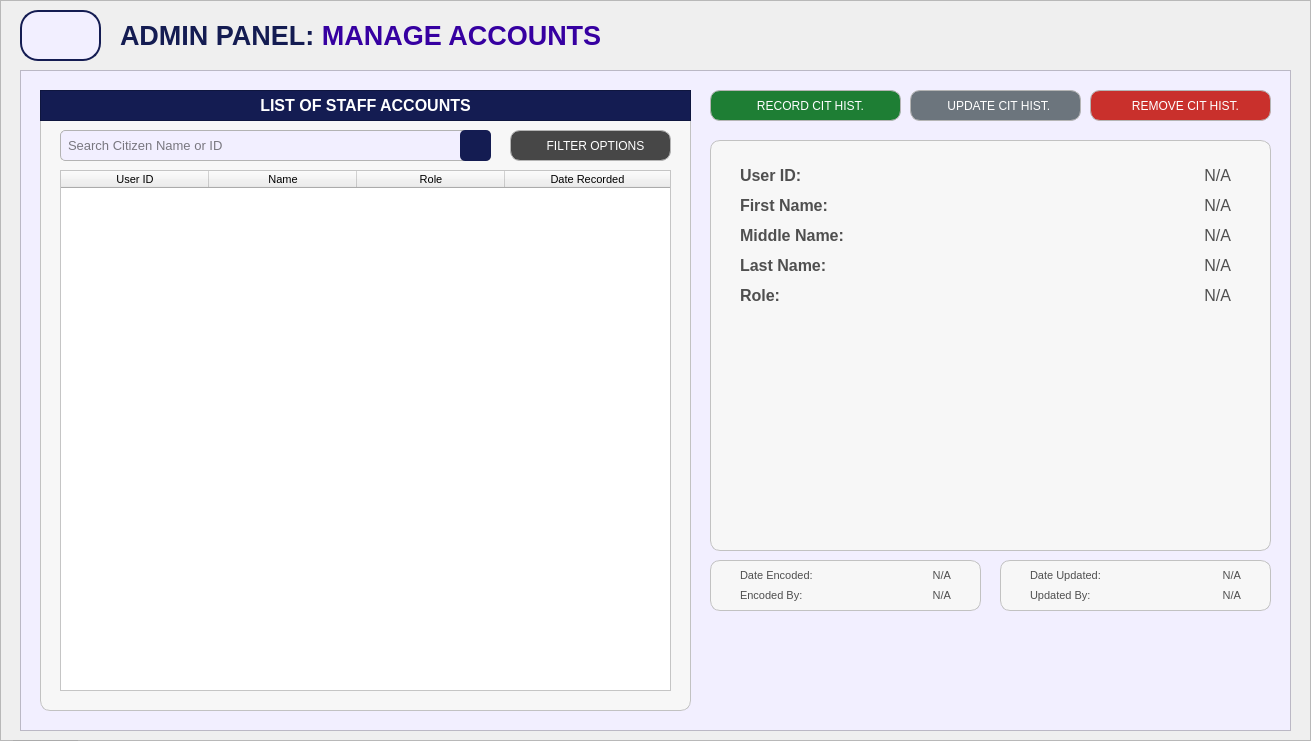
  <widget class="QFrame" name="baseBodyFrame">
   <property name="geometry">
    <rect>
     <x>20</x>
     <y>60</y>
     <width>1311</width>
     <height>741</height>
    </rect>
   </property>
   <property name="styleSheet">
    <string notr="true">#baseBodyFrame {
	background-color: #e7e2ff;
	border: none;
	border-radius: 10px;
}</string>
   </property>
   <property name="frameShape">
    <enum>QFrame::Shape::StyledPanel</enum>
   </property>
   <property name="frameShadow">
    <enum>QFrame::Shadow::Raised</enum>
   </property>
   <widget class="QPushButton" name="logout_buttonLogout_3">
    <property name="geometry">
     <rect>
      <x>10</x>
      <y>740</y>
      <width>71</width>
      <height>31</height>
     </rect>
    </property>
    <property name="font">
     <font>
      <family>Arial</family>
      <pointsize>8</pointsize>
      <bold>true</bold>
     </font>
    </property>
    <property name="cursor">
     <cursorShape>PointingHandCursor</cursorShape>
    </property>
    <property name="styleSheet">
     <string notr="true">#logout_buttonLogout {
    background-color: #bc1c1c;
    color: white;
    border-radius: 5px;
    padding: 10px; /* Optional: Adjusts spacing inside the button */
}
#logout_buttonLogout:hover {
    background-color: #d82020; /* Slightly lighter blue when hovered */
}
#logout_buttonLogout:pressed {
    background-color: #8c1515; /* Darker blue when clicked */
}</string>
    </property>
    <property name="text">
     <string>LOGOUT</string>
    </property>
   </widget>
   <widget class="QLabel" name="title_bodyStatistics">
    <property name="geometry">
     <rect>
      <x>120</x>
      <y>20</y>
      <width>641</width>
      <height>31</height>
     </rect>
    </property>
    <property name="font">
     <font>
      <family>Arial</family>
      <pointsize>20</pointsize>
      <bold>true</bold>
     </font>
    </property>
    <property name="styleSheet">
     <string notr="true">#title_bodyStatistics {
	background-color: transparent;
	color: #141c52;
}
</string>
    </property>
    <property name="text">
     <string>&lt;html&gt;&lt;head/&gt;&lt;body&gt;&lt;p&gt;ADMIN PANEL: &lt;span style=&quot; color:#3600a1;&quot;&gt;MANAGE ACCOUNTS&lt;/span&gt;&lt;/p&gt;&lt;/body&gt;&lt;/html&gt;</string>
    </property>
   </widget>
   <widget class="QFrame" name="statistics_frameBody">
    <property name="geometry">
     <rect>
      <x>20</x>
      <y>70</y>
      <width>1271</width>
      <height>661</height>
     </rect>
    </property>
    <property name="font">
     <font>
      <bold>true</bold>
     </font>
    </property>
    <property name="styleSheet">
     <string notr="true">#statistics_frameBody{
	background-color: #f2efff;
}</string>
    </property>
    <property name="frameShape">
     <enum>QFrame::Shape::StyledPanel</enum>
    </property>
    <property name="frameShadow">
     <enum>QFrame::Shadow::Raised</enum>
    </property>
    <widget class="QFrame" name="basePopUpBodyFrame">
     <property name="geometry">
      <rect>
       <x>20</x>
       <y>20</y>
       <width>651</width>
       <height>621</height>
      </rect>
     </property>
     <property name="styleSheet">
      <string notr="true">#basePopUpBodyFrame {
	background-color: rgb(247, 247, 247);
	border: 1px solid rgb(194, 194, 194);
	border-radius: 10px;
}</string>
     </property>
     <property name="frameShape">
      <enum>QFrame::Shape::StyledPanel</enum>
     </property>
     <property name="frameShadow">
      <enum>QFrame::Shadow::Raised</enum>
     </property>
     <widget class="QFrame" name="basePopUpTitleFrame_3">
      <property name="geometry">
       <rect>
        <x>0</x>
        <y>0</y>
        <width>651</width>
        <height>31</height>
       </rect>
      </property>
      <property name="styleSheet">
       <string notr="true">#basePopUpTitleFrame_3 {
	background-color: #141c52;
}</string>
      </property>
      <property name="frameShape">
       <enum>QFrame::Shape::StyledPanel</enum>
      </property>
      <property name="frameShadow">
       <enum>QFrame::Shadow::Raised</enum>
      </property>
      <widget class="QLabel" name="label_title_3">
       <property name="geometry">
        <rect>
         <x>0</x>
         <y>0</y>
         <width>651</width>
         <height>31</height>
        </rect>
       </property>
       <property name="font">
        <font>
         <family>Arial</family>
         <pointsize>12</pointsize>
         <bold>true</bold>
        </font>
       </property>
       <property name="styleSheet">
        <string notr="true">#label_title_3{
	background-color:transparent;
	color: rgb(255, 255, 255);
}</string>
       </property>
       <property name="text">
        <string>LIST OF STAFF ACCOUNTS</string>
       </property>
       <property name="alignment">
        <set>Qt::AlignmentFlag::AlignCenter</set>
       </property>
      </widget>
     </widget>
     <widget class="QLineEdit" name="adminpanel_empID_fieldSearch">
      <property name="geometry">
       <rect>
        <x>20</x>
        <y>40</y>
        <width>431</width>
        <height>31</height>
       </rect>
      </property>
      <property name="font">
       <font>
        <family>Arial</family>
        <pointsize>10</pointsize>
       </font>
      </property>
      <property name="styleSheet">
       <string notr="true">#adminpanel_empID_fieldSearch{
    border: 1px solid #b3b3b3;  /* Black border */
    border-radius: 5px;        /* Rounded corners */
    padding: 5px;               /* Inner spacing */
    background-color: #f2efff;  /* Gray background */
    color: #000000; 
}
</string>
      </property>
      <property name="text">
       <string/>
      </property>
      <property name="placeholderText">
       <string>Search Citizen Name or ID</string>
      </property>
     </widget>
     <widget class="QPushButton" name="buttonSearch">
      <property name="geometry">
       <rect>
        <x>420</x>
        <y>40</y>
        <width>31</width>
        <height>31</height>
       </rect>
      </property>
      <property name="font">
       <font>
        <family>Arial</family>
        <pointsize>9</pointsize>
       </font>
      </property>
      <property name="cursor">
       <cursorShape>PointingHandCursor</cursorShape>
      </property>
      <property name="focusPolicy">
       <enum>Qt::FocusPolicy::NoFocus</enum>
      </property>
      <property name="styleSheet">
       <string notr="true">#buttonSearch {
    background-color:  #141c52;
    color: white;
    border-radius: 5px;
    padding: 10px; /* Optional: Adjusts spacing inside the button */
}
#buttonSearch:hover {
    background-color: #1a237e; /* Slightly lighter blue when hovered */
}
#buttonSearch:pressed {
    background-color: #0f1442; /* Darker blue when clicked */
}</string>
      </property>
      <property name="text">
       <string/>
      </property>
      <property name="icon">
       <iconset>
        <normaloff>../../../../../Desktop/CTU 2nd Year - 2nd Semester Files/PC 225L - INFORMATION MANAGEMENT LABORATORY/PROFILING_SYSTEM/Profiling-System/Assets/FuncIcons/icon_search_w.svg</normaloff>../../../../../Desktop/CTU 2nd Year - 2nd Semester Files/PC 225L - INFORMATION MANAGEMENT LABORATORY/PROFILING_SYSTEM/Profiling-System/Assets/FuncIcons/icon_search_w.svg</iconset>
      </property>
      <property name="iconSize">
       <size>
        <width>20</width>
        <height>20</height>
       </size>
      </property>
     </widget>
     <widget class="QTableWidget" name="adminpanel_tableView_List_StaffAccounts">
      <property name="geometry">
       <rect>
        <x>20</x>
        <y>80</y>
        <width>611</width>
        <height>521</height>
       </rect>
      </property>
      <property name="font">
       <font>
        <family>Arial</family>
        <pointsize>8</pointsize>
       </font>
      </property>
      <property name="focusPolicy">
       <enum>Qt::FocusPolicy::NoFocus</enum>
      </property>
      <property name="styleSheet">
       <string notr="true">#adminpanel_tableView_List_StaffAccounts {
	background-color: white;
	color: #black;
}
</string>
      </property>
      <property name="editTriggers">
       <set>QAbstractItemView::EditTrigger::NoEditTriggers</set>
      </property>
      <attribute name="horizontalHeaderVisible">
       <bool>true</bool>
      </attribute>
      <attribute name="horizontalHeaderCascadingSectionResizes">
       <bool>false</bool>
      </attribute>
      <attribute name="horizontalHeaderDefaultSectionSize">
       <number>148</number>
      </attribute>
      <attribute name="horizontalHeaderShowSortIndicator" stdset="0">
       <bool>false</bool>
      </attribute>
      <attribute name="horizontalHeaderStretchLastSection">
       <bool>true</bool>
      </attribute>
      <attribute name="verticalHeaderVisible">
       <bool>false</bool>
      </attribute>
      <attribute name="verticalHeaderCascadingSectionResizes">
       <bool>false</bool>
      </attribute>
      <column>
       <property name="text">
        <string>User ID</string>
       </property>
       <property name="font">
        <font>
         <family>Arial</family>
         <pointsize>8</pointsize>
        </font>
       </property>
       <property name="background">
        <color>
         <red>59</red>
         <green>57</green>
         <blue>100</blue>
        </color>
       </property>
      </column>
      <column>
       <property name="text">
        <string>Name</string>
       </property>
       <property name="font">
        <font>
         <family>Arial</family>
         <pointsize>8</pointsize>
        </font>
       </property>
       <property name="background">
        <color>
         <red>59</red>
         <green>57</green>
         <blue>100</blue>
        </color>
       </property>
      </column>
      <column>
       <property name="text">
        <string>Role</string>
       </property>
       <property name="font">
        <font>
         <family>Arial</family>
         <pointsize>8</pointsize>
        </font>
       </property>
       <property name="background">
        <color>
         <red>59</red>
         <green>57</green>
         <blue>100</blue>
        </color>
       </property>
      </column>
      <column>
       <property name="text">
        <string>Date Recorded</string>
       </property>
       <property name="font">
        <font>
         <family>Arial</family>
         <pointsize>8</pointsize>
        </font>
       </property>
       <property name="background">
        <color>
         <red>59</red>
         <green>57</green>
         <blue>100</blue>
        </color>
       </property>
      </column>
     </widget>
     <widget class="QPushButton" name="manag_account_buttonFilter">
      <property name="geometry">
       <rect>
        <x>470</x>
        <y>40</y>
        <width>161</width>
        <height>31</height>
       </rect>
      </property>
      <property name="font">
       <font>
        <family>Arial</family>
        <pointsize>9</pointsize>
       </font>
      </property>
      <property name="cursor">
       <cursorShape>PointingHandCursor</cursorShape>
      </property>
      <property name="focusPolicy">
       <enum>Qt::FocusPolicy::NoFocus</enum>
      </property>
      <property name="styleSheet">
       <string notr="true">#manag_account_buttonFilter {
    background-color:  #474747;
    color: white;
    border: 1px solid #b5b5b5;
    border-radius: 10px;
    padding: 10px; 
}

#manag_account_buttonFilter:hover {
    background-color: #636363;
    color: white; 
}

#manag_account_buttonFilter:pressed {
    background-color: #bfbfbf;
    color: white; 
}
</string>
      </property>
      <property name="text">
       <string>   FILTER OPTIONS</string>
      </property>
      <property name="icon">
       <iconset>
        <normaloff>../../../Assets/FuncIcons/icon_filter.svg</normaloff>../../../Assets/FuncIcons/icon_filter.svg</iconset>
      </property>
      <property name="iconSize">
       <size>
        <width>18</width>
        <height>18</height>
       </size>
      </property>
     </widget>
    </widget>
    <widget class="QPushButton" name="histrec_citizenhistory_button_remove">
     <property name="geometry">
      <rect>
       <x>1070</x>
       <y>20</y>
       <width>181</width>
       <height>31</height>
      </rect>
     </property>
     <property name="font">
      <font>
       <family>Arial</family>
       <pointsize>9</pointsize>
      </font>
     </property>
     <property name="cursor">
      <cursorShape>PointingHandCursor</cursorShape>
     </property>
     <property name="focusPolicy">
      <enum>Qt::FocusPolicy::NoFocus</enum>
     </property>
     <property name="styleSheet">
      <string notr="true">#histrec_citizenhistory_button_remove {
    background-color: #c9302c; /* Default red */
    color: white;
    border: 1px solid #b5b5b5; /* Light gray border */
    border-radius: 10px;
    padding: 10px; 
}

#histrec_citizenhistory_button_remove:hover {
    background-color: #d9534f; /* Brighter red when hovered */
    color: white; 
}

#histrec_citizenhistory_button_remove:pressed {
    background-color: #a52a2a; /* Darker red when pressed */
    color: white; 
}</string>
     </property>
     <property name="text">
      <string>   REMOVE CIT HIST.</string>
     </property>
     <property name="icon">
      <iconset>
       <normaloff>../../../Assets/FuncIcons/icon_del.svg</normaloff>../../../Assets/FuncIcons/icon_del.svg</iconset>
     </property>
     <property name="iconSize">
      <size>
       <width>20</width>
       <height>20</height>
      </size>
     </property>
    </widget>
    <widget class="QPushButton" name="histrec_citizenhistory_button_record">
     <property name="geometry">
      <rect>
       <x>690</x>
       <y>20</y>
       <width>191</width>
       <height>31</height>
      </rect>
     </property>
     <property name="font">
      <font>
       <family>Arial</family>
       <pointsize>9</pointsize>
      </font>
     </property>
     <property name="cursor">
      <cursorShape>PointingHandCursor</cursorShape>
     </property>
     <property name="focusPolicy">
      <enum>Qt::FocusPolicy::NoFocus</enum>
     </property>
     <property name="styleSheet">
      <string notr="true">#histrec_citizenhistory_button_record {
    background-color:  #1e7e34; /* Default green */
    color: white;
    border: 1px solid #b5b5b5;
    border-radius: 10px;
    padding: 10px; 
}

#histrec_citizenhistory_button_record:hover {
    background-color: #28a745; /* Brighter green when hovered */
    color: white; 
}

#histrec_citizenhistory_button_record:pressed {
    background-color:  #34c759; /* Darker green when pressed */
    color: white; 
}
</string>
     </property>
     <property name="text">
      <string>   RECORD CIT HIST.</string>
     </property>
     <property name="icon">
      <iconset>
       <normaloff>../../../Assets/FuncIcons/icon_add.svg</normaloff>../../../Assets/FuncIcons/icon_add.svg</iconset>
     </property>
     <property name="iconSize">
      <size>
       <width>20</width>
       <height>20</height>
      </size>
     </property>
    </widget>
    <widget class="QPushButton" name="histrec_citizenhistory_button_update">
     <property name="geometry">
      <rect>
       <x>890</x>
       <y>20</y>
       <width>171</width>
       <height>31</height>
      </rect>
     </property>
     <property name="font">
      <font>
       <family>Arial</family>
       <pointsize>9</pointsize>
      </font>
     </property>
     <property name="cursor">
      <cursorShape>PointingHandCursor</cursorShape>
     </property>
     <property name="focusPolicy">
      <enum>Qt::FocusPolicy::NoFocus</enum>
     </property>
     <property name="styleSheet">
      <string notr="true">#histrec_citizenhistory_button_update {
    background-color: #6c757d; /* Default gray */
    color: white;
    border: 1px solid #b5b5b5; /* Light gray border */
    border-radius: 10px;
    padding: 10px; 
}

#histrec_citizenhistory_button_update:hover {
    background-color: #838b94; /* Brighter gray when hovered */
    color: white; 
}

#histrec_citizenhistory_button_update:pressed {
    background-color: #5a6268; /* Darker gray when pressed */
    color: white; 
}
</string>
     </property>
     <property name="text">
      <string>  UPDATE CIT HIST.</string>
     </property>
     <property name="icon">
      <iconset>
       <normaloff>../../../Assets/FuncIcons/icon_edit.svg</normaloff>../../../Assets/FuncIcons/icon_edit.svg</iconset>
     </property>
     <property name="iconSize">
      <size>
       <width>20</width>
       <height>20</height>
      </size>
     </property>
    </widget>
    <widget class="QFrame" name="basePopUpBodyFrame_3">
     <property name="geometry">
      <rect>
       <x>690</x>
       <y>70</y>
       <width>561</width>
       <height>411</height>
      </rect>
     </property>
     <property name="styleSheet">
      <string notr="true">#basePopUpBodyFrame_3 {
	background-color: rgb(247, 247, 247);
	border: 1px solid rgb(194, 194, 194);
	border-radius: 10px;
}</string>
     </property>
     <property name="frameShape">
      <enum>QFrame::Shape::StyledPanel</enum>
     </property>
     <property name="frameShadow">
      <enum>QFrame::Shadow::Raised</enum>
     </property>
     <widget class="QLabel" name="ap_label_user_fname">
      <property name="geometry">
       <rect>
        <x>30</x>
        <y>50</y>
        <width>151</width>
        <height>31</height>
       </rect>
      </property>
      <property name="font">
       <font>
        <family>Arial</family>
        <pointsize>12</pointsize>
        <bold>true</bold>
       </font>
      </property>
      <property name="styleSheet">
       <string notr="true">#ap_label_user_fname{
	background-color:transparent;
	color:#4f4f4f;
}</string>
      </property>
      <property name="text">
       <string>First Name:</string>
      </property>
      <property name="alignment">
       <set>Qt::AlignmentFlag::AlignLeading|Qt::AlignmentFlag::AlignLeft|Qt::AlignmentFlag::AlignVCenter</set>
      </property>
     </widget>
     <widget class="QLabel" name="ap_display_user_fname">
      <property name="geometry">
       <rect>
        <x>190</x>
        <y>50</y>
        <width>331</width>
        <height>31</height>
       </rect>
      </property>
      <property name="font">
       <font>
        <family>Arial</family>
        <pointsize>12</pointsize>
       </font>
      </property>
      <property name="styleSheet">
       <string notr="true">#ap_display_user_fname{
	background-color:transparent;
	color:#4f4f4f;
}</string>
      </property>
      <property name="text">
       <string>N/A</string>
      </property>
      <property name="alignment">
       <set>Qt::AlignmentFlag::AlignRight|Qt::AlignmentFlag::AlignTrailing|Qt::AlignmentFlag::AlignVCenter</set>
      </property>
     </widget>
     <widget class="QLabel" name="ap_label_user_role">
      <property name="geometry">
       <rect>
        <x>30</x>
        <y>140</y>
        <width>151</width>
        <height>31</height>
       </rect>
      </property>
      <property name="font">
       <font>
        <family>Arial</family>
        <pointsize>12</pointsize>
        <bold>true</bold>
       </font>
      </property>
      <property name="styleSheet">
       <string notr="true">#ap_label_user_role{
	background-color:transparent;
	color:#4f4f4f;
}</string>
      </property>
      <property name="text">
       <string>Role:</string>
      </property>
      <property name="alignment">
       <set>Qt::AlignmentFlag::AlignLeading|Qt::AlignmentFlag::AlignLeft|Qt::AlignmentFlag::AlignVCenter</set>
      </property>
     </widget>
     <widget class="QLabel" name="ap_display_user_role">
      <property name="geometry">
       <rect>
        <x>190</x>
        <y>140</y>
        <width>331</width>
        <height>31</height>
       </rect>
      </property>
      <property name="font">
       <font>
        <family>Arial</family>
        <pointsize>12</pointsize>
       </font>
      </property>
      <property name="styleSheet">
       <string notr="true">#ap_display_user_role{
	background-color:transparent;
	color:#4f4f4f;
}</string>
      </property>
      <property name="text">
       <string>N/A</string>
      </property>
      <property name="alignment">
       <set>Qt::AlignmentFlag::AlignRight|Qt::AlignmentFlag::AlignTrailing|Qt::AlignmentFlag::AlignVCenter</set>
      </property>
     </widget>
     <widget class="QLabel" name="ap_label_user_id">
      <property name="geometry">
       <rect>
        <x>30</x>
        <y>20</y>
        <width>151</width>
        <height>31</height>
       </rect>
      </property>
      <property name="font">
       <font>
        <family>Arial</family>
        <pointsize>12</pointsize>
        <bold>true</bold>
       </font>
      </property>
      <property name="styleSheet">
       <string notr="true">#ap_label_user_id{
	background-color:transparent;
	color:#4f4f4f;
}</string>
      </property>
      <property name="text">
       <string>User ID:</string>
      </property>
      <property name="alignment">
       <set>Qt::AlignmentFlag::AlignLeading|Qt::AlignmentFlag::AlignLeft|Qt::AlignmentFlag::AlignVCenter</set>
      </property>
     </widget>
     <widget class="QLabel" name="ap_display_user_id">
      <property name="geometry">
       <rect>
        <x>190</x>
        <y>20</y>
        <width>331</width>
        <height>31</height>
       </rect>
      </property>
      <property name="font">
       <font>
        <family>Arial</family>
        <pointsize>12</pointsize>
       </font>
      </property>
      <property name="styleSheet">
       <string notr="true">#ap_display_user_id{
	background-color:transparent;
	color:#4f4f4f;
}</string>
      </property>
      <property name="text">
       <string>N/A</string>
      </property>
      <property name="alignment">
       <set>Qt::AlignmentFlag::AlignRight|Qt::AlignmentFlag::AlignTrailing|Qt::AlignmentFlag::AlignVCenter</set>
      </property>
     </widget>
     <widget class="QLabel" name="ap_label_user_mname">
      <property name="geometry">
       <rect>
        <x>30</x>
        <y>80</y>
        <width>151</width>
        <height>31</height>
       </rect>
      </property>
      <property name="font">
       <font>
        <family>Arial</family>
        <pointsize>12</pointsize>
        <bold>true</bold>
       </font>
      </property>
      <property name="styleSheet">
       <string notr="true">#ap_label_user_mname{
	background-color:transparent;
	color:#4f4f4f;
}</string>
      </property>
      <property name="text">
       <string>Middle Name:</string>
      </property>
      <property name="alignment">
       <set>Qt::AlignmentFlag::AlignLeading|Qt::AlignmentFlag::AlignLeft|Qt::AlignmentFlag::AlignVCenter</set>
      </property>
     </widget>
     <widget class="QLabel" name="ap_display_user_mname">
      <property name="geometry">
       <rect>
        <x>190</x>
        <y>80</y>
        <width>331</width>
        <height>31</height>
       </rect>
      </property>
      <property name="font">
       <font>
        <family>Arial</family>
        <pointsize>12</pointsize>
       </font>
      </property>
      <property name="styleSheet">
       <string notr="true">#ap_display_user_mname{
	background-color:transparent;
	color:#4f4f4f;
}</string>
      </property>
      <property name="text">
       <string>N/A</string>
      </property>
      <property name="alignment">
       <set>Qt::AlignmentFlag::AlignRight|Qt::AlignmentFlag::AlignTrailing|Qt::AlignmentFlag::AlignVCenter</set>
      </property>
     </widget>
     <widget class="QLabel" name="ap_label_user_lname">
      <property name="geometry">
       <rect>
        <x>30</x>
        <y>110</y>
        <width>151</width>
        <height>31</height>
       </rect>
      </property>
      <property name="font">
       <font>
        <family>Arial</family>
        <pointsize>12</pointsize>
        <bold>true</bold>
       </font>
      </property>
      <property name="styleSheet">
       <string notr="true">#ap_label_user_lname{
	background-color:transparent;
	color:#4f4f4f;
}</string>
      </property>
      <property name="text">
       <string>Last Name:</string>
      </property>
      <property name="alignment">
       <set>Qt::AlignmentFlag::AlignLeading|Qt::AlignmentFlag::AlignLeft|Qt::AlignmentFlag::AlignVCenter</set>
      </property>
     </widget>
     <widget class="QLabel" name="ap_display_user_lname">
      <property name="geometry">
       <rect>
        <x>190</x>
        <y>110</y>
        <width>331</width>
        <height>31</height>
       </rect>
      </property>
      <property name="font">
       <font>
        <family>Arial</family>
        <pointsize>12</pointsize>
       </font>
      </property>
      <property name="styleSheet">
       <string notr="true">#ap_display_user_lname{
	background-color:transparent;
	color:#4f4f4f;
}</string>
      </property>
      <property name="text">
       <string>N/A</string>
      </property>
      <property name="alignment">
       <set>Qt::AlignmentFlag::AlignRight|Qt::AlignmentFlag::AlignTrailing|Qt::AlignmentFlag::AlignVCenter</set>
      </property>
     </widget>
    </widget>
    <widget class="QFrame" name="basePopUpBodyFrame_5">
     <property name="geometry">
      <rect>
       <x>980</x>
       <y>490</y>
       <width>271</width>
       <height>51</height>
      </rect>
     </property>
     <property name="styleSheet">
      <string notr="true">#basePopUpBodyFrame_5 {
	background-color: rgb(247, 247, 247);
	border: 1px solid rgb(194, 194, 194);
	border-radius: 10px;
}</string>
     </property>
     <property name="frameShape">
      <enum>QFrame::Shape::StyledPanel</enum>
     </property>
     <property name="frameShadow">
      <enum>QFrame::Shadow::Raised</enum>
     </property>
     <widget class="QLabel" name="label_DateUpdated">
      <property name="geometry">
       <rect>
        <x>30</x>
        <y>0</y>
        <width>81</width>
        <height>31</height>
       </rect>
      </property>
      <property name="font">
       <font>
        <family>Arial</family>
        <pointsize>8</pointsize>
       </font>
      </property>
      <property name="styleSheet">
       <string notr="true">#label_DateUpdated{
	background-color:transparent;
	color:#4f4f4f;
}</string>
      </property>
      <property name="text">
       <string>Date Updated:</string>
      </property>
      <property name="alignment">
       <set>Qt::AlignmentFlag::AlignLeading|Qt::AlignmentFlag::AlignLeft|Qt::AlignmentFlag::AlignVCenter</set>
      </property>
     </widget>
     <widget class="QLabel" name="display_DateUpdated">
      <property name="geometry">
       <rect>
        <x>130</x>
        <y>0</y>
        <width>111</width>
        <height>31</height>
       </rect>
      </property>
      <property name="font">
       <font>
        <family>Arial</family>
        <pointsize>8</pointsize>
       </font>
      </property>
      <property name="styleSheet">
       <string notr="true">#display_DateUpdated{
	background-color:transparent;
	color:#4f4f4f;
}</string>
      </property>
      <property name="text">
       <string>N/A</string>
      </property>
      <property name="alignment">
       <set>Qt::AlignmentFlag::AlignRight|Qt::AlignmentFlag::AlignTrailing|Qt::AlignmentFlag::AlignVCenter</set>
      </property>
     </widget>
     <widget class="QLabel" name="display_UpdatedBy">
      <property name="geometry">
       <rect>
        <x>130</x>
        <y>20</y>
        <width>111</width>
        <height>31</height>
       </rect>
      </property>
      <property name="font">
       <font>
        <family>Arial</family>
        <pointsize>8</pointsize>
       </font>
      </property>
      <property name="styleSheet">
       <string notr="true">#display_UpdatedBy{
	background-color:transparent;
	color:#4f4f4f;
}</string>
      </property>
      <property name="text">
       <string>N/A</string>
      </property>
      <property name="alignment">
       <set>Qt::AlignmentFlag::AlignRight|Qt::AlignmentFlag::AlignTrailing|Qt::AlignmentFlag::AlignVCenter</set>
      </property>
     </widget>
     <widget class="QLabel" name="label_UpdatedBy">
      <property name="geometry">
       <rect>
        <x>30</x>
        <y>20</y>
        <width>81</width>
        <height>31</height>
       </rect>
      </property>
      <property name="font">
       <font>
        <family>Arial</family>
        <pointsize>8</pointsize>
       </font>
      </property>
      <property name="styleSheet">
       <string notr="true">#label_UpdatedBy{
	background-color:transparent;
	color:#4f4f4f;
}</string>
      </property>
      <property name="text">
       <string>Updated By:</string>
      </property>
      <property name="alignment">
       <set>Qt::AlignmentFlag::AlignLeading|Qt::AlignmentFlag::AlignLeft|Qt::AlignmentFlag::AlignVCenter</set>
      </property>
     </widget>
    </widget>
    <widget class="QFrame" name="basePopUpBodyFrame_4">
     <property name="geometry">
      <rect>
       <x>690</x>
       <y>490</y>
       <width>271</width>
       <height>51</height>
      </rect>
     </property>
     <property name="styleSheet">
      <string notr="true">#basePopUpBodyFrame_4 {
	background-color: rgb(247, 247, 247);
	border: 1px solid rgb(194, 194, 194);
	border-radius: 10px;
}</string>
     </property>
     <property name="frameShape">
      <enum>QFrame::Shape::StyledPanel</enum>
     </property>
     <property name="frameShadow">
      <enum>QFrame::Shadow::Raised</enum>
     </property>
     <widget class="QLabel" name="label_DateEncoded">
      <property name="geometry">
       <rect>
        <x>30</x>
        <y>0</y>
        <width>81</width>
        <height>31</height>
       </rect>
      </property>
      <property name="font">
       <font>
        <family>Arial</family>
        <pointsize>8</pointsize>
       </font>
      </property>
      <property name="styleSheet">
       <string notr="true">#label_DateEncoded{
	background-color:transparent;
	color:#4f4f4f;
}</string>
      </property>
      <property name="text">
       <string>Date Encoded:</string>
      </property>
      <property name="alignment">
       <set>Qt::AlignmentFlag::AlignLeading|Qt::AlignmentFlag::AlignLeft|Qt::AlignmentFlag::AlignVCenter</set>
      </property>
     </widget>
     <widget class="QLabel" name="display_DateEncoded">
      <property name="geometry">
       <rect>
        <x>130</x>
        <y>0</y>
        <width>111</width>
        <height>31</height>
       </rect>
      </property>
      <property name="font">
       <font>
        <family>Arial</family>
        <pointsize>8</pointsize>
       </font>
      </property>
      <property name="styleSheet">
       <string notr="true">#display_DateEncoded{
	background-color:transparent;
	color:#4f4f4f;
}</string>
      </property>
      <property name="text">
       <string>N/A</string>
      </property>
      <property name="alignment">
       <set>Qt::AlignmentFlag::AlignRight|Qt::AlignmentFlag::AlignTrailing|Qt::AlignmentFlag::AlignVCenter</set>
      </property>
     </widget>
     <widget class="QLabel" name="display_EncodedBy">
      <property name="geometry">
       <rect>
        <x>130</x>
        <y>20</y>
        <width>111</width>
        <height>31</height>
       </rect>
      </property>
      <property name="font">
       <font>
        <family>Arial</family>
        <pointsize>8</pointsize>
       </font>
      </property>
      <property name="styleSheet">
       <string notr="true">#display_EncodedBy{
	background-color:transparent;
	color:#4f4f4f;
}</string>
      </property>
      <property name="text">
       <string>N/A</string>
      </property>
      <property name="alignment">
       <set>Qt::AlignmentFlag::AlignRight|Qt::AlignmentFlag::AlignTrailing|Qt::AlignmentFlag::AlignVCenter</set>
      </property>
     </widget>
     <widget class="QLabel" name="label_EncodedBy">
      <property name="geometry">
       <rect>
        <x>30</x>
        <y>20</y>
        <width>81</width>
        <height>31</height>
       </rect>
      </property>
      <property name="font">
       <font>
        <family>Arial</family>
        <pointsize>8</pointsize>
       </font>
      </property>
      <property name="styleSheet">
       <string notr="true">#label_EncodedBy{
	background-color:transparent;
	color:#4f4f4f;
}</string>
      </property>
      <property name="text">
       <string>Encoded By:</string>
      </property>
      <property name="alignment">
       <set>Qt::AlignmentFlag::AlignLeading|Qt::AlignmentFlag::AlignLeft|Qt::AlignmentFlag::AlignVCenter</set>
      </property>
     </widget>
    </widget>
   </widget>
   <widget class="QToolButton" name="btn_returnToHistoryRecordPage">
    <property name="geometry">
     <rect>
      <x>20</x>
      <y>10</y>
      <width>81</width>
      <height>51</height>
     </rect>
    </property>
    <property name="styleSheet">
     <string notr="true">#btn_returnToHistoryRecordPage {
    background-color: #f2efff;
    color: #141c52;
	border: 2px solid #141c52; 
	border-radius: 18px;
	text-align: left;
    padding: 10px; /* Optional: Adjusts spacing inside the button */
}
#btn_returnToHistoryRecordPage:hover {
    background-color: #fdfdff; /* Slightly lighter blue when hovered */
}
#btn_returnToHistoryRecordPage:pressed {
    background-color: #e7e5f4; /* Darker blue when clicked */
}

</string>
    </property>
    <property name="text">
     <string/>
    </property>
    <property name="icon">
     <iconset>
      <normaloff>../../../Assets/FuncIcons/img_return.png</normaloff>../../../Assets/FuncIcons/img_return.png</iconset>
    </property>
    <property name="iconSize">
     <size>
      <width>25</width>
      <height>25</height>
     </size>
    </property>
   </widget>
  </widget>
